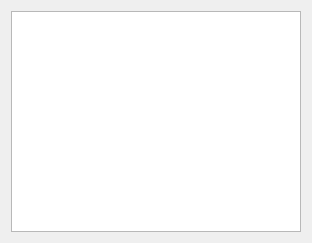
<?xml version="1.0" encoding="UTF-8"?>
<ui version="4.0">
 <class>ShowEvent</class>
 <widget class="QWidget" name="ShowEvent">
  <property name="geometry">
   <rect>
    <x>0</x>
    <y>0</y>
    <width>312</width>
    <height>243</height>
   </rect>
  </property>
  <property name="windowTitle">
   <string>ShowEvent</string>
  </property>
  <layout class="QGridLayout" name="gridLayout">
   <item row="0" column="0">
    <widget class="QGraphicsView" name="graphicsView">
     <property name="backgroundBrush">
      <brush brushstyle="NoBrush">
       <color alpha="255">
        <red>0</red>
        <green>0</green>
        <blue>0</blue>
       </color>
      </brush>
     </property>
    </widget>
   </item>
  </layout>
 </widget>
 <resources/>
 <connections/>
</ui>
